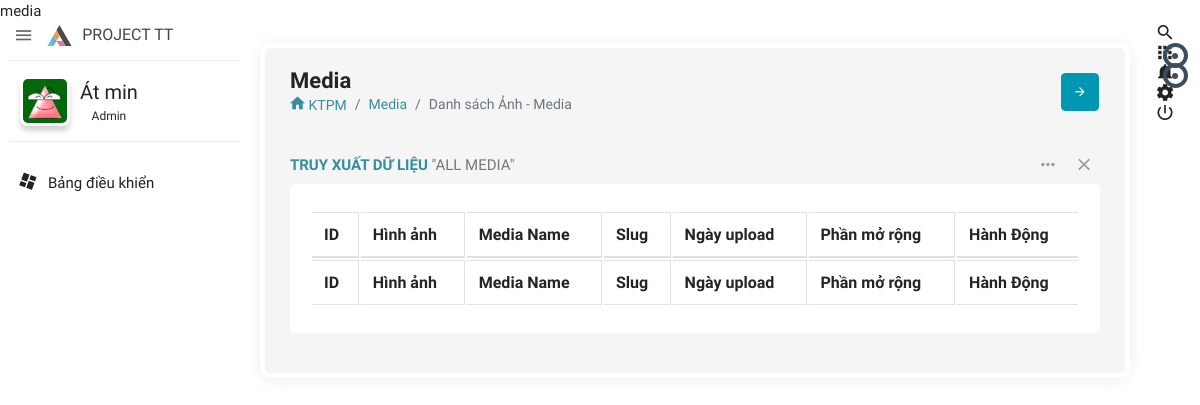
The app's page /admin.php?controller=media (signed in) with its own data.
### tables this page shows
CREATE TABLE `users` (
  `id` int(11) NOT NULL,
  `user_username` varchar(50) DEFAULT NULL,
  `user_password` varchar(100) DEFAULT NULL,
  `user_name` varchar(255) DEFAULT NULL,
  `role_id` int(11) NOT NULL DEFAULT 0,
  `user_avatar` varchar(550) DEFAULT 'author-auto.png',
  `user_email` varchar(255) DEFAULT NULL,
  `user_phone` varchar(20) DEFAULT NULL,
  `user_address` varchar(200) DEFAULT NULL,
  `createDate` datetime DEFAULT NULL,
  `verified` int(11) NOT NULL DEFAULT 0,
  `verificationCode` varchar(500) DEFAULT NULL,
  `editTime` datetime DEFAULT NULL
);

### admin/controllers/media/index.php (called while the page is built, shortened)
<?php
permission_user();
require('admin/views/media/index.php');

### lib/config/database.php (called while the page is built, shortened)
<?php
if (isset($_SESSION['user'])) {
    $user_nav = $_SESSION['user']['id'];
}

### lib/model.php (called while the page is built, shortened)
<?php
require('config/database.php');
function get_a_record($table, $id, $select = '*')
{
    $id = intval($id);
    global $linkconnectDB;
    $sql = "SELECT $select FROM `$table` WHERE id=$id";
    $query = mysqli_query($linkconnectDB, $sql) or die(mysqli_error($linkconnectDB));
    $data = NULL;
    if (mysqli_num_rows($query) > 0) {
        $data = mysqli_fetch_assoc($query);
    }
    return $data;
}

### lib/functions.php (called while the page is built, shortened)
<?php
function permission_user()
{
    global $user_nav;
    $user_login = get_a_record('users', $user_nav);
}

### admin/views/shared/leftnavbar.php (the view, shortened to what this page needs)
<aside id="leftsidebar" class="sidebar">
    <div class="navbar-brand">
        <button class="btn-menu ls-toggle-btn" type="button"><i class="zmdi zmdi-menu"></i></button>
        <a href="index.php"><img src="admin/themes/images/logo.svg" width="25" alt="Aero"><span class="m-l-10">PROJECT TT</span></a>
    </div>
    <div class="menu">
        <ul class="list">
            <li>
                <div class="user-info">
                    <a class="image" href="admin.php?controller=user&action=info&user_id=<?= $user_nav ?>"><img src="public/upload/images/<?= $user_info_nav['user_avatar'] ?>" alt="User"></a>
                    <div class="detail">
                        <h4><?= $user_info_nav['user_name'] ?></h4>
                        <small><?php if ($user_info_nav['role_id'] == 1) echo 'Admin';
                                elseif ($user_info_nav['role_id'] == 2) echo 'Moderator';
                                else echo "User"; ?></small>
                    </div>
                </div>
            </li>
            <li <?php if (isset($home_nav)) echo $home_nav; ?>><a href="admin.php"><i class="zmdi zmdi-view-dashboard"></i><span>Bảng điều khiển</span></a></li>
        </ul>
    </div>
</aside>

### records on screen
users: user_avatar (picture), user_name "Át min"
